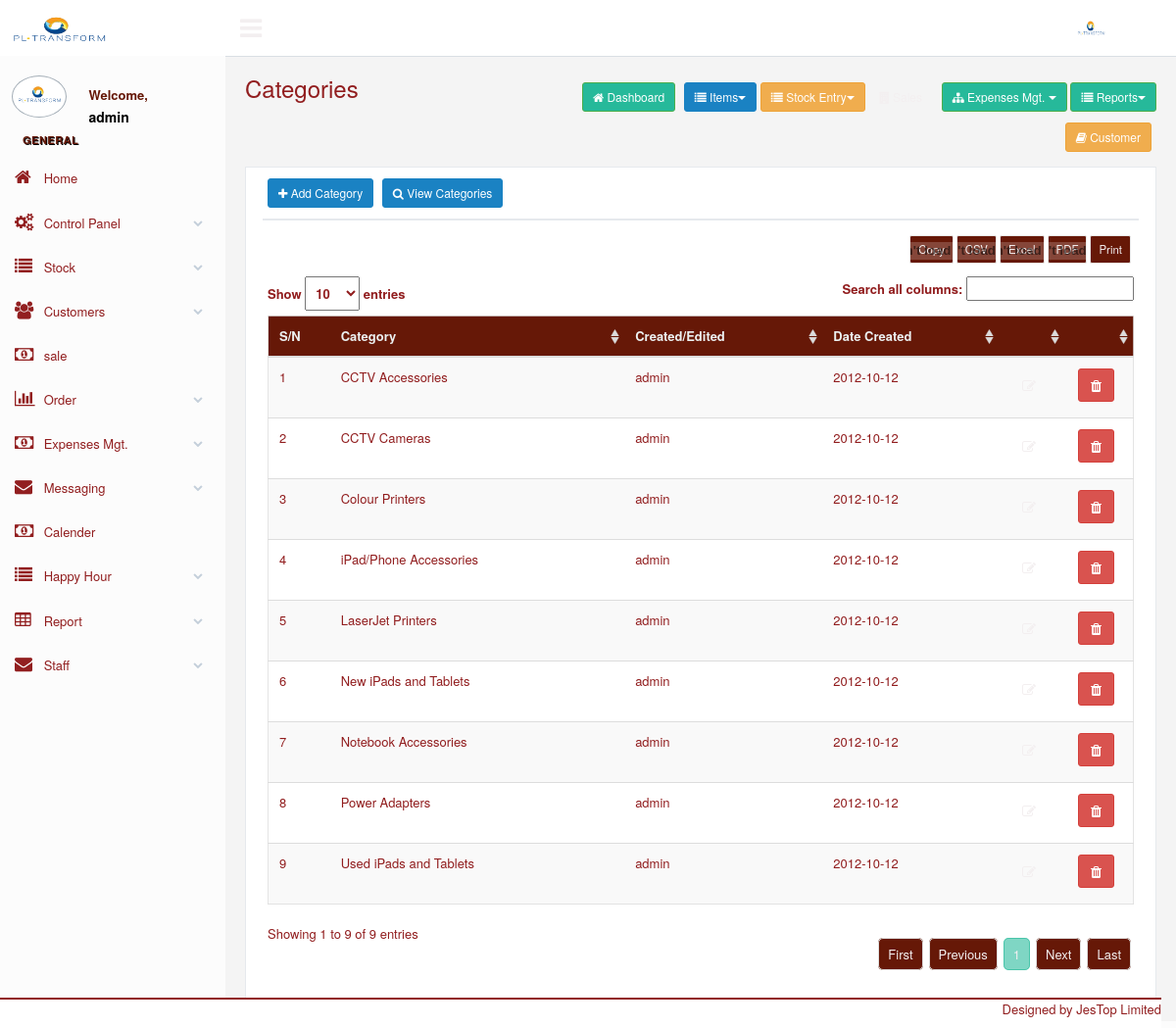
The page /categories.php (signed in) on the database its author committed.
### tables this page shows
CREATE TABLE `categories` (
  `cid` int(11) NOT NULL,
  `category` varchar(50) NOT NULL,
  `user` int(11) NOT NULL,
  `xdate` date NOT NULL
);

CREATE TABLE `systemusers` (
  `id` int(11) NOT NULL,
  `username` varchar(255) NOT NULL,
  `password` varchar(255) NOT NULL,
  `log` datetime NOT NULL,
  `email` varchar(255) NOT NULL,
  `xdate` date NOT NULL,
  `status` int(11) NOT NULL,
  `surname` varchar(255) NOT NULL,
  `fname` varchar(255) NOT NULL,
  `deptids` int(11) NOT NULL,
  `cat` int(255) NOT NULL,
  `expenses` int(11) NOT NULL DEFAULT '0',
  `users` int(11) NOT NULL DEFAULT '0',
  `set_items` int(11) NOT NULL DEFAULT '0',
  `re_order_level` int(11) NOT NULL DEFAULT '0',
  `stock_entry` int(11) NOT NULL DEFAULT '0',
  `sale_item` int(11) NOT NULL DEFAULT '0',
  `report` int(11) NOT NULL DEFAULT '0',
  `customers` int(11) NOT NULL DEFAULT '0',
  `backup` int(11) NOT NULL DEFAULT '0',
  `company` int(11) NOT NULL,
  `invoice` int(11) NOT NULL,
  `sms` int(11) NOT NULL,
  `shelf` int(11) NOT NULL
);

### categories.php (the view, shortened to what this page needs)
<?php require_once("includes/session.php"); ?>
<?php
	$pg = isset($_GET["pg"]) ? $_GET["pg"] : '';
	$sql = isset($_GET["sql"]) ? $_GET["sql"] : '';
?>
<?php include("header.php"); ?>
<div class="right_col" role="main">
    <div class="">
        <div class="page-title">
            <div class="title_left">
                <h3>Categories</h3>
            </div>
            <div class="title_right">
                <div class="col-md-12 col-sm-12 col-xs-12 form-group pull-right top_search">
                 	<?php include("menu.php");?>
                </div>
            </div>
        </div>
        <div class="clearfix"></div>
        <div class="row">
            <div class="col-md-12 col-sm-12 col-xs-12">
                <div class="x_panel" >
                <div class="x_title">
                    <a href="categories?pg=1" class="btn btn-sm btn-primary"><i class="fa fa-plus"></i> Add Category</a>
                    <a href="categories" class="btn btn-sm btn-primary"><i class="fa fa-search"></i> View Categories</a>
                </div>
                <div class="x_content">
			<?php
				if ($pg == "")
						{
			?>
                <span style="font-family:Arial, Helvetica, sans-serif;font-size:11px;color:#FF0000"><?php echo $sql; ?></span>
                <table class="table table-striped responsive-utilities jambo_table" id="example">
			<?php
						$select_content=("select * from categories c INNER JOIN systemusers s ON c.user=s.id order by category asc");
						$content_result= mysqli_query($db, $select_content) or die (mysqli_error($db));
						$content = mysqli_fetch_assoc($content_result);
						$num_chk = mysqli_num_rows ($content_result);
						$k = 0
			?>
			<?php
			if ($num_chk == 0)
				{
			?>
								<tr height="23" onMouseOver="this.style.backgroundColor='#FFCC66';" onMouseOut="this.style.backgroundColor='';" bgcolor="#EFEFEF">
									<td colspan="5"  align="center">No Record Found</td>
								</tr>
			<?php
			}
				else
			{
			?>
            		<thead>
                        <tr>
                            <th>S/N</th>
                            <th>Category</th>
                            <th>Created/Edited</th>
                            <th>Date Created</th>
                            <th>&nbsp;</th>
                            <th>&nbsp;</th>
                        </tr>
                    </thead>
                    <tbody>
			<?php do {
						$k = $k + 1;
						?>
								<tr >
									<td><?php echo $k  ?></td>
                                    <td><?php  echo $content['category']?></td>
                                    <td><?php  echo $content['username']?></td>
									<td><?php  echo ucfirst($content ['xdate'])?></td>
									<td width="5%"  style="font-weight:normal"><a href="categories?id=<?php echo ($content ['cid'])?>&pg=7" target="_parent" class="btn btn-dark"><i class="fa fa-edit"></i></a></td>                                                   <td width="8%" align="center"><a href="categories?id=<?php  echo ($content ['cid'])?>&pg=6" target="_parent" onClick="return confirmDel();" class="btn btn-danger"><i class="fa fa-trash"></i></a> </td>
								</tr>
						 <?php } while ($content = mysqli_fetch_assoc($content_result)); ?>
			<?php
				}
			?>
			<?php
			}
			?>
			</tbody>
			</table>
            </div>
   		</div>
	 </div>
   </div>
 </div>
<?php include("includes/footer.php") ?>

### css/calendar/fullcalendar.print.css (style rules this page uses)
th, td, hr, thead, tbody, .fc-row { border-color: #ccc !important; background: #fff !important; }

### rows shown on the page
categories: category "CCTV Accessories", systemusers.username "admin", systemusers.xdate "2012-10-12"
categories: category "CCTV Cameras", systemusers.username "admin", systemusers.xdate "2012-10-12"
categories: category "Colour Printers", systemusers.username "admin", systemusers.xdate "2012-10-12"
categories: category "iPad/Phone Accessories", systemusers.username "admin", systemusers.xdate "2012-10-12"
categories: category "LaserJet Printers", systemusers.username "admin", systemusers.xdate "2012-10-12"
categories: category "New iPads and Tablets", systemusers.username "admin", systemusers.xdate "2012-10-12"
categories: category "Notebook Accessories", systemusers.username "admin", systemusers.xdate "2012-10-12"
categories: category "Power Adapters", systemusers.username "admin", systemusers.xdate "2012-10-12"
categories: category "Used iPads and Tablets", systemusers.username "admin", systemusers.xdate "2012-10-12"

### other values the page prints
$_SESSION["username"] "admin"
